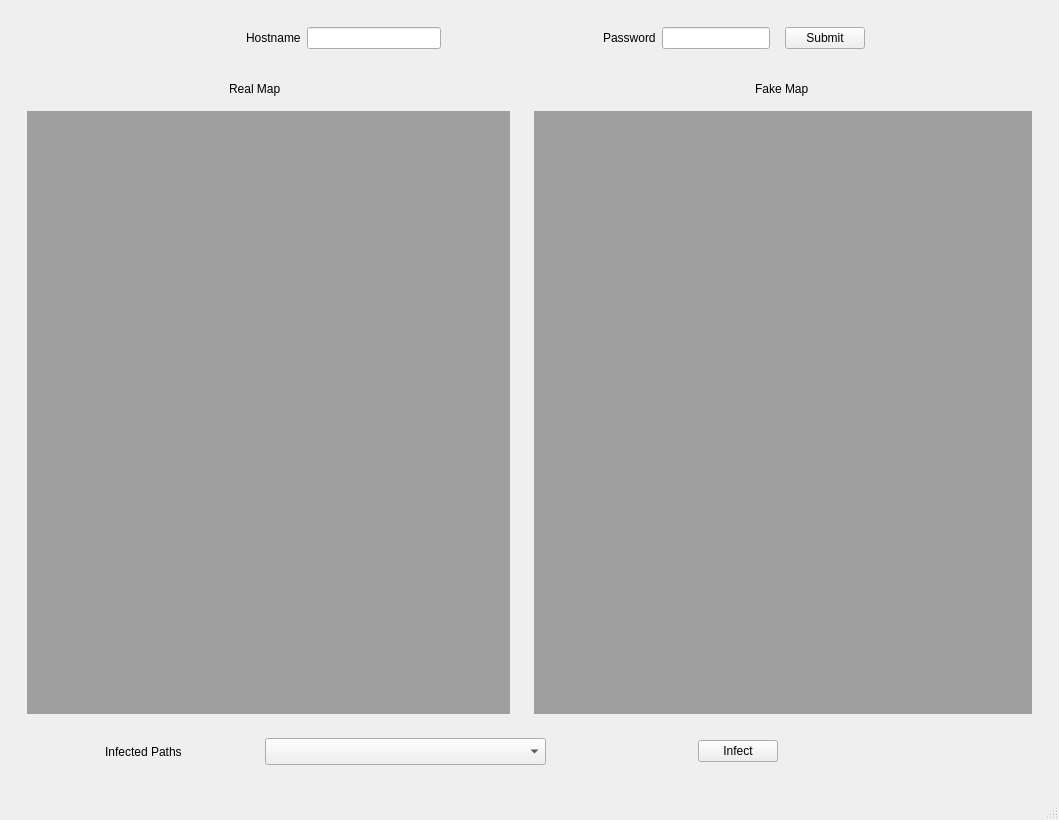
<?xml version="1.0" encoding="UTF-8"?>
<ui version="4.0">
 <class>MainWindow</class>
 <widget class="QMainWindow" name="MainWindow">
  <property name="geometry">
   <rect>
    <x>0</x>
    <y>0</y>
    <width>1059</width>
    <height>820</height>
   </rect>
  </property>
  <property name="windowTitle">
   <string>MainWindow</string>
  </property>
  <widget class="QWidget" name="centralwidget">
   <layout class="QGridLayout" name="gridLayout">
    <item row="0" column="0">
     <widget class="QFrame" name="frame">
      <property name="frameShape">
       <enum>QFrame::NoFrame</enum>
      </property>
      <property name="frameShadow">
       <enum>QFrame::Raised</enum>
      </property>
      <layout class="QGridLayout" name="gridLayout_10">
       <item row="0" column="0">
        <spacer name="horizontalSpacer_2">
         <property name="orientation">
          <enum>Qt::Horizontal</enum>
         </property>
         <property name="sizeHint" stdset="0">
          <size>
           <width>131</width>
           <height>20</height>
          </size>
         </property>
        </spacer>
       </item>
       <item row="0" column="1">
        <widget class="QFrame" name="frame_6">
         <property name="frameShape">
          <enum>QFrame::NoFrame</enum>
         </property>
         <property name="frameShadow">
          <enum>QFrame::Raised</enum>
         </property>
         <layout class="QGridLayout" name="gridLayout_3">
          <item row="0" column="0">
           <widget class="QLabel" name="label_3">
            <property name="text">
             <string>Hostname</string>
            </property>
           </widget>
          </item>
          <item row="0" column="1">
           <widget class="QLineEdit" name="Hostname"/>
          </item>
         </layout>
        </widget>
       </item>
       <item row="0" column="2" colspan="2">
        <spacer name="horizontalSpacer">
         <property name="orientation">
          <enum>Qt::Horizontal</enum>
         </property>
         <property name="sizeHint" stdset="0">
          <size>
           <width>132</width>
           <height>20</height>
          </size>
         </property>
        </spacer>
       </item>
       <item row="0" column="4">
        <widget class="QFrame" name="frame_3">
         <property name="frameShape">
          <enum>QFrame::NoFrame</enum>
         </property>
         <property name="frameShadow">
          <enum>QFrame::Raised</enum>
         </property>
         <layout class="QGridLayout" name="gridLayout_2">
          <item row="0" column="0">
           <widget class="QLabel" name="label_2">
            <property name="text">
             <string>Password</string>
            </property>
           </widget>
          </item>
          <item row="0" column="1">
           <widget class="QLineEdit" name="Password"/>
          </item>
         </layout>
        </widget>
       </item>
       <item row="0" column="5">
        <widget class="QPushButton" name="SubmitButt">
         <property name="text">
          <string>Submit</string>
         </property>
        </widget>
       </item>
       <item row="0" column="6">
        <spacer name="horizontalSpacer_3">
         <property name="orientation">
          <enum>Qt::Horizontal</enum>
         </property>
         <property name="sizeHint" stdset="0">
          <size>
           <width>13</width>
           <height>20</height>
          </size>
         </property>
        </spacer>
       </item>
       <item row="1" column="0" colspan="3">
        <widget class="QFrame" name="frame_4">
         <property name="minimumSize">
          <size>
           <width>499</width>
           <height>478</height>
          </size>
         </property>
         <property name="frameShape">
          <enum>QFrame::NoFrame</enum>
         </property>
         <property name="frameShadow">
          <enum>QFrame::Raised</enum>
         </property>
         <layout class="QGridLayout" name="gridLayout_7">
          <item row="0" column="0">
           <spacer name="horizontalSpacer_4">
            <property name="orientation">
             <enum>Qt::Horizontal</enum>
            </property>
            <property name="sizeHint" stdset="0">
             <size>
              <width>176</width>
              <height>20</height>
             </size>
            </property>
           </spacer>
          </item>
          <item row="0" column="1">
           <widget class="QFrame" name="frame_9">
            <property name="minimumSize">
             <size>
              <width>97</width>
              <height>0</height>
             </size>
            </property>
            <property name="maximumSize">
             <size>
              <width>97</width>
              <height>49</height>
             </size>
            </property>
            <property name="frameShape">
             <enum>QFrame::NoFrame</enum>
            </property>
            <property name="frameShadow">
             <enum>QFrame::Raised</enum>
            </property>
            <layout class="QGridLayout" name="gridLayout_4">
             <item row="1" column="0">
              <widget class="QLabel" name="label_6">
               <property name="text">
                <string>Real Map</string>
               </property>
              </widget>
             </item>
            </layout>
           </widget>
          </item>
          <item row="0" column="2">
           <spacer name="horizontalSpacer_5">
            <property name="orientation">
             <enum>Qt::Horizontal</enum>
            </property>
            <property name="sizeHint" stdset="0">
             <size>
              <width>176</width>
              <height>20</height>
             </size>
            </property>
           </spacer>
          </item>
          <item row="1" column="0" colspan="3">
           <widget class="QMdiArea" name="mdiArea"/>
          </item>
         </layout>
        </widget>
       </item>
       <item row="1" column="3" colspan="4">
        <widget class="QFrame" name="frame_5">
         <property name="minimumSize">
          <size>
           <width>499</width>
           <height>478</height>
          </size>
         </property>
         <property name="frameShape">
          <enum>QFrame::NoFrame</enum>
         </property>
         <property name="frameShadow">
          <enum>QFrame::Plain</enum>
         </property>
         <property name="lineWidth">
          <number>0</number>
         </property>
         <layout class="QGridLayout" name="gridLayout_6">
          <item row="0" column="0">
           <spacer name="horizontalSpacer_6">
            <property name="orientation">
             <enum>Qt::Horizontal</enum>
            </property>
            <property name="sizeHint" stdset="0">
             <size>
              <width>175</width>
              <height>20</height>
             </size>
            </property>
           </spacer>
          </item>
          <item row="0" column="1">
           <widget class="QFrame" name="frame_10">
            <property name="minimumSize">
             <size>
              <width>97</width>
              <height>0</height>
             </size>
            </property>
            <property name="maximumSize">
             <size>
              <width>97</width>
              <height>49</height>
             </size>
            </property>
            <property name="frameShape">
             <enum>QFrame::NoFrame</enum>
            </property>
            <property name="frameShadow">
             <enum>QFrame::Raised</enum>
            </property>
            <layout class="QGridLayout" name="gridLayout_5">
             <item row="0" column="0" alignment="Qt::AlignHCenter">
              <widget class="QLabel" name="label_7">
               <property name="text">
                <string>Fake Map</string>
               </property>
              </widget>
             </item>
            </layout>
           </widget>
          </item>
          <item row="0" column="2">
           <spacer name="horizontalSpacer_11">
            <property name="orientation">
             <enum>Qt::Horizontal</enum>
            </property>
            <property name="sizeHint" stdset="0">
             <size>
              <width>175</width>
              <height>20</height>
             </size>
            </property>
           </spacer>
          </item>
          <item row="1" column="0" colspan="3">
           <widget class="QMdiArea" name="mdiArea_2"/>
          </item>
         </layout>
         <zorder>frame_10</zorder>
         <zorder>frame_4</zorder>
         <zorder>widget</zorder>
         <zorder>mdiArea_2</zorder>
        </widget>
       </item>
       <item row="2" column="0" colspan="6">
        <widget class="QFrame" name="frame_8">
         <property name="frameShape">
          <enum>QFrame::NoFrame</enum>
         </property>
         <property name="frameShadow">
          <enum>QFrame::Raised</enum>
         </property>
         <layout class="QGridLayout" name="gridLayout_8">
          <item row="0" column="6">
           <spacer name="horizontalSpacer_10">
            <property name="orientation">
             <enum>Qt::Horizontal</enum>
            </property>
            <property name="sizeHint" stdset="0">
             <size>
              <width>81</width>
              <height>20</height>
             </size>
            </property>
           </spacer>
          </item>
          <item row="0" column="3">
           <widget class="QComboBox" name="InfectedPaths">
            <property name="minimumSize">
             <size>
              <width>281</width>
              <height>27</height>
             </size>
            </property>
            <property name="maximumSize">
             <size>
              <width>281</width>
              <height>27</height>
             </size>
            </property>
           </widget>
          </item>
          <item row="0" column="5">
           <widget class="QPushButton" name="InfectButt">
            <property name="text">
             <string>Infect</string>
            </property>
           </widget>
          </item>
          <item row="0" column="1">
           <widget class="QLabel" name="label_5">
            <property name="text">
             <string>Infected Paths</string>
            </property>
           </widget>
          </item>
          <item row="0" column="4">
           <spacer name="horizontalSpacer_8">
            <property name="orientation">
             <enum>Qt::Horizontal</enum>
            </property>
            <property name="sizeHint" stdset="0">
             <size>
              <width>148</width>
              <height>20</height>
             </size>
            </property>
           </spacer>
          </item>
          <item row="0" column="0">
           <spacer name="horizontalSpacer_9">
            <property name="orientation">
             <enum>Qt::Horizontal</enum>
            </property>
            <property name="sizeHint" stdset="0">
             <size>
              <width>81</width>
              <height>20</height>
             </size>
            </property>
           </spacer>
          </item>
          <item row="0" column="2">
           <spacer name="horizontalSpacer_7">
            <property name="orientation">
             <enum>Qt::Horizontal</enum>
            </property>
            <property name="sizeHint" stdset="0">
             <size>
              <width>80</width>
              <height>20</height>
             </size>
            </property>
           </spacer>
          </item>
         </layout>
        </widget>
       </item>
       <item row="3" column="0" colspan="6">
        <widget class="QFrame" name="frame_2">
         <property name="frameShape">
          <enum>QFrame::StyledPanel</enum>
         </property>
         <property name="frameShadow">
          <enum>QFrame::Raised</enum>
         </property>
         <widget class="QListView" name="listView">
          <property name="geometry">
           <rect>
            <x>100</x>
            <y>10</y>
            <width>256</width>
            <height>61</height>
           </rect>
          </property>
         </widget>
        </widget>
       </item>
      </layout>
      <zorder>frame_3</zorder>
      <zorder>frame_4</zorder>
      <zorder>horizontalSpacer</zorder>
      <zorder>SubmitButt</zorder>
      <zorder>horizontalSpacer_2</zorder>
      <zorder>horizontalSpacer_3</zorder>
      <zorder>frame_8</zorder>
      <zorder>label_4</zorder>
      <zorder>frame_5</zorder>
      <zorder>Hostname</zorder>
      <zorder>frame_6</zorder>
      <zorder>frame_2</zorder>
     </widget>
    </item>
   </layout>
  </widget>
  <widget class="QMenuBar" name="menubar">
   <property name="geometry">
    <rect>
     <x>0</x>
     <y>0</y>
     <width>1059</width>
     <height>31</height>
    </rect>
   </property>
  </widget>
  <widget class="QStatusBar" name="statusbar"/>
 </widget>
 <resources/>
 <connections/>
</ui>
